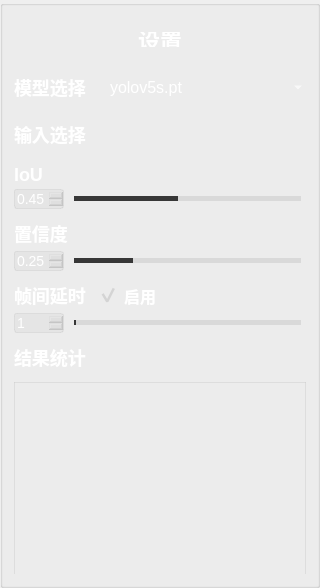
          <widget class="QGroupBox" name="groupBox_8">
           <property name="minimumSize">
            <size>
             <width>320</width>
             <height>0</height>
            </size>
           </property>
           <property name="maximumSize">
            <size>
             <width>320</width>
             <height>16777215</height>
            </size>
           </property>
           <property name="styleSheet">
            <string notr="true">#groupBox_8{
background-color: rgba(75, 75, 75, 200);
border: 0px solid #42adff;
border-radius:0px;}
</string>
           </property>
           <property name="title">
            <string/>
           </property>
           <layout class="QVBoxLayout" name="verticalLayout_8">
            <property name="spacing">
             <number>11</number>
            </property>
            <item>
             <widget class="QGroupBox" name="groupBox_2">
              <property name="minimumSize">
               <size>
                <width>0</width>
                <height>42</height>
               </size>
              </property>
              <property name="maximumSize">
               <size>
                <width>16777215</width>
                <height>42</height>
               </size>
              </property>
              <property name="styleSheet">
               <string notr="true">#groupBox_2{
border: 0px solid #42adff;
border-radius:0px;}</string>
              </property>
              <property name="title">
               <string/>
              </property>
              <layout class="QVBoxLayout" name="verticalLayout_9">
               <item>
                <layout class="QHBoxLayout" name="horizontalLayout">
                 <item>
                  <spacer name="horizontalSpacer_13">
                   <property name="orientation">
                    <enum>Qt::Horizontal</enum>
                   </property>
                   <property name="sizeHint" stdset="0">
                    <size>
                     <width>40</width>
                     <height>20</height>
                    </size>
                   </property>
                  </spacer>
                 </item>
                 <item>
                  <widget class="QLabel" name="label_5">
                   <property name="minimumSize">
                    <size>
                     <width>0</width>
                     <height>0</height>
                    </size>
                   </property>
                   <property name="maximumSize">
                    <size>
                     <width>16777215</width>
                     <height>40</height>
                    </size>
                   </property>
                   <property name="styleSheet">
                    <string notr="true">QLabel
{
	font-size: 22px;
	font-family: &quot;Microsoft YaHei&quot;;
	font-weight: bold;
 		border-radius:9px;
		background:rgba(66, 195, 255, 0);
	color: rgb(255, 255, 255);

}
</string>
                   </property>
                   <property name="text">
                    <string>设置</string>
                   </property>
                  </widget>
                 </item>
                 <item>
                  <spacer name="horizontalSpacer_15">
                   <property name="orientation">
                    <enum>Qt::Horizontal</enum>
                   </property>
                   <property name="sizeHint" stdset="0">
                    <size>
                     <width>40</width>
                     <height>20</height>
                    </size>
                   </property>
                  </spacer>
                 </item>
                </layout>
               </item>
              </layout>
             </widget>
            </item>
            <item>
             <layout class="QHBoxLayout" name="horizontalLayout_2">
              <item>
               <widget class="QLabel" name="label_3">
                <property name="minimumSize">
                 <size>
                  <width>0</width>
                  <height>35</height>
                 </size>
                </property>
                <property name="maximumSize">
                 <size>
                  <width>80</width>
                  <height>16777215</height>
                 </size>
                </property>
                <property name="styleSheet">
                 <string notr="true">QLabel
{
	font-size: 18px;
	font-family: &quot;Microsoft YaHei&quot;;
	font-weight: bold;
 		border-radius:9px;
		background:rgba(66, 195, 255, 0);
	color: rgb(255, 255, 255);
}
</string>
                </property>
                <property name="text">
                 <string>模型选择</string>
                </property>
               </widget>
              </item>
              <item>
               <widget class="QComboBox" name="comboBox">
                <property name="minimumSize">
                 <size>
                  <width>0</width>
                  <height>35</height>
                 </size>
                </property>
                <property name="styleSheet">
                 <string notr="true">QComboBox QAbstractItemView {
	color: rgb(255, 255, 255);
font-family: &quot;Microsoft YaHei&quot;;
font-size: 16px;
background:rgba(200, 200, 200,150);
selection-background-color: rgba(200, 200, 200,50);
color: rgb(255, 255, 255);
outline:none;
border:none;}
QComboBox{
font-family: &quot;Microsoft YaHei&quot;;
font-size: 16px;
	color: rgb(255, 255, 255);
border-width:0px;
border-color:white;
border-style:solid;
background-color: rgba(200, 200, 200,0);}

QComboBox::drop-down {
margin-top:8;
height:20;
background:rgba(255,255,255,0);
border-image: url(:/img/icon/下拉_白色.png);
}
</string>
                </property>
                <item>
                 <property name="text">
                  <string>yolov5s.pt</string>
                 </property>
                </item>
                <item>
                 <property name="text">
                  <string>yolov5m.pt</string>
                 </property>
                </item>
                <item>
                 <property name="text">
                  <string>yolov5l.pt</string>
                 </property>
                </item>
                <item>
                 <property name="text">
                  <string>yolov5x.pt</string>
                 </property>
                </item>
               </widget>
              </item>
             </layout>
            </item>
            <item>
             <layout class="QHBoxLayout" name="horizontalLayout_9">
              <item>
               <widget class="QLabel" name="label_10">
                <property name="maximumSize">
                 <size>
                  <width>80</width>
                  <height>16777215</height>
                 </size>
                </property>
                <property name="styleSheet">
                 <string notr="true">QLabel
{
	font-size: 18px;
	font-family: &quot;Microsoft YaHei&quot;;
	font-weight: bold;
 		border-radius:9px;
		background:rgba(66, 195, 255, 0);
	color: rgb(255, 255, 255);
}
</string>
                </property>
                <property name="text">
                 <string>输入选择</string>
                </property>
               </widget>
              </item>
              <item>
               <layout class="QHBoxLayout" name="horizontalLayout_11">
                <item>
                 <widget class="QGroupBox" name="groupBox_5">
                  <property name="styleSheet">
                   <string notr="true">#groupBox_5{
background-color: rgba(48,148,243,0);
border: 0px solid #42adff;
border-left: 0px solid #d9d9d9;
border-right: 0px solid rgba(29, 83, 185, 255);
border-radius:0px;}</string>
                  </property>
                  <property name="title">
                   <string/>
                  </property>
                  <layout class="QHBoxLayout" name="horizontalLayout_8">
                   <property name="leftMargin">
                    <number>0</number>
                   </property>
                   <property name="topMargin">
                    <number>0</number>
                   </property>
                   <property name="rightMargin">
                    <number>0</number>
                   </property>
                   <property name="bottomMargin">
                    <number>0</number>
                   </property>
                   <item>
                    <widget class="QPushButton" name="fileButton">
                     <property name="minimumSize">
                      <size>
                       <width>55</width>
                       <height>28</height>
                      </size>
                     </property>
                     <property name="maximumSize">
                      <size>
                       <width>16777215</width>
                       <height>28</height>
                      </size>
                     </property>
                     <property name="toolTip">
                      <string>文件</string>
                     </property>
                     <property name="styleSheet">
                      <string notr="true">QPushButton{font-family: &quot;Microsoft YaHei&quot;;
font-size: 14px;
font-weight: bold;
color:white;
text-align: center center;
padding-left: 5px;
padding-right: 5px;
padding-top: 4px;
padding-bottom: 4px;
border-style: solid;
border-width: 0px;
border-color: rgba(255, 255, 255, 255);
border-radius: 3px;
background-color: rgba(200, 200, 200,0);}

QPushButton:focus{outline: none;}

QPushButton::pressed{font-family: &quot;Microsoft YaHei&quot;;
                     font-size: 14px;
                     font-weight: bold;
                     color:rgb(200,200,200);
                     text-align: center center;
                     padding-left: 5px;
                     padding-right: 5px;
                     padding-top: 4px;
                     padding-bottom: 4px;
                     border-style: solid;
                     border-width: 0px;
                     border-color: rgba(255, 255, 255, 255);
                     border-radius: 3px;
                     background-color:  #bf513b;}

QPushButton::disabled{font-family: &quot;Microsoft YaHei&quot;;
                     font-size: 14px;
                     font-weight: bold;
                     color:rgb(200,200,200);
                     text-align: center center;
                     padding-left: 5px;
                     padding-right: 5px;
                     padding-top: 4px;
                     padding-bottom: 4px;
                     border-style: solid;
                     border-width: 0px;
                     border-color: rgba(255, 255, 255, 255);
                     border-radius: 3px;
                     background-color:  #bf513b;}
QPushButton::hover {
border-style: solid;
border-width: 0px;
border-radius: 0px;
background-color: rgba(48,148,243,80);}</string>
                     </property>
                     <property name="text">
                      <string/>
                     </property>
                     <property name="icon">
                      <iconset resource="../apprcc.qrc">
                       <normaloff>:/img/icon/打开.png</normaloff>:/img/icon/打开.png</iconset>
                     </property>
                    </widget>
                   </item>
                   <item>
                    <widget class="QPushButton" name="cameraButton">
                     <property name="minimumSize">
                      <size>
                       <width>55</width>
                       <height>28</height>
                      </size>
                     </property>
                     <property name="maximumSize">
                      <size>
                       <width>16777215</width>
                       <height>28</height>
                      </size>
                     </property>
                     <property name="toolTip">
                      <string>相机</string>
                     </property>
                     <property name="styleSheet">
                      <string notr="true">QPushButton{font-family: &quot;Microsoft YaHei&quot;;
font-size: 14px;
font-weight: bold;
color:white;
text-align: center center;
padding-left: 5px;
padding-right: 5px;
padding-top: 4px;
padding-bottom: 4px;
border-style: solid;
border-width: 0px;
border-color: rgba(255, 255, 255, 255);
border-radius: 3px;
background-color: rgba(48,148,243,0);}

QPushButton:focus{outline: none;}

QPushButton::pressed{font-family: &quot;Microsoft YaHei&quot;;
                     font-size: 14px;
                     font-weight: bold;
                     color:rgb(200,200,200);
                     text-align: center center;
                     padding-left: 5px;
                     padding-right: 5px;
                     padding-top: 4px;
                     padding-bottom: 4px;
                     border-style: solid;
                     border-width: 0px;
                     border-color: rgba(255, 255, 255, 255);
                     border-radius: 3px;
                     background-color:  #bf513b;}

QPushButton::disabled{font-family: &quot;Microsoft YaHei&quot;;
                     font-size: 14px;
                     font-weight: bold;
                     color:rgb(200,200,200);
                     text-align: center center;
                     padding-left: 5px;
                     padding-right: 5px;
                     padding-top: 4px;
                     padding-bottom: 4px;
                     border-style: solid;
                     border-width: 0px;
                     border-color: rgba(255, 255, 255, 255);
                     border-radius: 3px;
                     background-color:  #bf513b;}
QPushButton::hover {
border-style: solid;
border-width: 0px;
border-radius: 0px;
background-color: rgba(48,148,243,80);}</string>
                     </property>
                     <property name="text">
                      <string/>
                     </property>
                     <property name="icon">
                      <iconset resource="../apprcc.qrc">
                       <normaloff>:/img/icon/摄像头开.png</normaloff>:/img/icon/摄像头开.png</iconset>
                     </property>
                    </widget>
                   </item>
                   <item>
                    <widget class="QPushButton" name="rtspButton">
                     <property name="minimumSize">
                      <size>
                       <width>55</width>
                       <height>28</height>
                      </size>
                     </property>
                     <property name="maximumSize">
                      <size>
                       <width>16777215</width>
                       <height>28</height>
                      </size>
                     </property>
                     <property name="toolTip">
                      <string>rtsp</string>
                     </property>
                     <property name="styleSheet">
                      <string notr="true">QPushButton{font-family: &quot;Microsoft YaHei&quot;;
font-size: 14px;
font-weight: bold;
color:white;
text-align: center center;
padding-left: 5px;
padding-right: 5px;
padding-top: 4px;
padding-bottom: 4px;
border-style: solid;
border-width: 0px;
border-color: rgba(255, 255, 255, 255);
border-radius: 3px;
background-color: rgba(48,148,243,0);}

QPushButton:focus{outline: none;}

QPushButton::pressed{font-family: &quot;Microsoft YaHei&quot;;
                     font-size: 14px;
                     font-weight: bold;
                     color:rgb(200,200,200);
                     text-align: center center;
                     padding-left: 5px;
                     padding-right: 5px;
                     padding-top: 4px;
                     padding-bottom: 4px;
                     border-style: solid;
                     border-width: 0px;
                     border-color: rgba(255, 255, 255, 255);
                     border-radius: 3px;
                     background-color:  #bf513b;}

QPushButton::disabled{font-family: &quot;Microsoft YaHei&quot;;
                     font-size: 14px;
                     font-weight: bold;
                     color:rgb(200,200,200);
                     text-align: center center;
                     padding-left: 5px;
                     padding-right: 5px;
                     padding-top: 4px;
                     padding-bottom: 4px;
                     border-style: solid;
                     border-width: 0px;
                     border-color: rgba(255, 255, 255, 255);
                     border-radius: 3px;
                     background-color:  #bf513b;}
QPushButton::hover {
border-style: solid;
border-width: 0px;
border-radius: 0px;
background-color: rgba(48,148,243,80);}</string>
                     </property>
                     <property name="text">
                      <string/>
                     </property>
                     <property name="icon">
                      <iconset resource="../apprcc.qrc">
                       <normaloff>:/img/icon/实时视频流解析.png</normaloff>:/img/icon/实时视频流解析.png</iconset>
                     </property>
                    </widget>
                   </item>
                  </layout>
                 </widget>
                </item>
               </layout>
              </item>
             </layout>
            </item>
            <item>
             <layout class="QVBoxLayout" name="verticalLayout_3">
              <property name="spacing">
               <number>4</number>
              </property>
              <item>
               <widget class="QLabel" name="label_2">
                <property name="styleSheet">
                 <string notr="true">QLabel
{
	font-size: 18px;
	font-family: &quot;Microsoft YaHei&quot;;
	font-weight: bold;
 		border-radius:9px;
		background:rgba(66, 195, 255, 0);
	color: rgb(255, 255, 255);
}
</string>
                </property>
                <property name="text">
                 <string>IoU</string>
                </property>
               </widget>
              </item>
              <item>
               <layout class="QHBoxLayout" name="horizontalLayout_4">
                <property name="spacing">
                 <number>5</number>
                </property>
                <item>
                 <widget class="QDoubleSpinBox" name="iouSpinBox">
                  <property name="minimumSize">
                   <size>
                    <width>50</width>
                    <height>0</height>
                   </size>
                  </property>
                  <property name="maximumSize">
                   <size>
                    <width>50</width>
                    <height>16777215</height>
                   </size>
                  </property>
                  <property name="styleSheet">
                   <string notr="true">QDoubleSpinBox{
background:rgba(200, 200, 200,50);
color:white;
font-size: 14px;
font-family: &quot;Microsoft YaHei UI&quot;;
border-style: solid;
border-width: 1px;
border-color: rgba(200, 200, 200,100);
border-radius: 3px;}

QDoubleSpinBox::down-button{
background:rgba(200, 200, 200,0);
border-image: url(:/img/icon/箭头_列表展开.png);}
QDoubleSpinBox::down-button::hover{
background:rgba(200, 200, 200,100);
border-image: url(:/img/icon/箭头_列表展开.png);}

QDoubleSpinBox::up-button{
background:rgba(200, 200, 200,0);
border-image: url(:/img/icon/箭头_列表收起.png);}
QDoubleSpinBox::up-button::hover{
background:rgba(200, 200, 200,100);
border-image: url(:/img/icon/箭头_列表收起.png);}
</string>
                  </property>
                  <property name="maximum">
                   <double>1.000000000000000</double>
                  </property>
                  <property name="singleStep">
                   <double>0.010000000000000</double>
                  </property>
                  <property name="value">
                   <double>0.450000000000000</double>
                  </property>
                 </widget>
                </item>
                <item>
                 <widget class="QSlider" name="iouSlider">
                  <property name="styleSheet">
                   <string notr="true">QSlider{
border-color: #bcbcbc;
color:#d9d9d9;
}
QSlider::groove:horizontal {                                
     border: 1px solid #999999;                             
     height: 3px;                                           
    margin: 0px 0;                                         
     left: 5px; right: 5px; 
 }
QSlider::handle:horizontal {                               
     border: 0px ; 
     border-image: url(:/img/icon/圆.png);
	 width:15px;
     margin: -7px -7px -7px -7px;                  
} 
QSlider::add-page:horizontal{
background: qlineargradient(spread:pad, x1:0, y1:1, x2:0, y2:0, stop:0 #d9d9d9, stop:0.25 #d9d9d9, stop:0.5 #d9d9d9, stop:1 #d9d9d9); 

}
QSlider::sub-page:horizontal{                               
 background: qlineargradient(spread:pad, x1:0, y1:1, x2:0, y2:0, stop:0 #373737, stop:0.25 #373737, stop:0.5 #373737, stop:1 #373737);                     
}</string>
                  </property>
                  <property name="maximum">
                   <number>100</number>
                  </property>
                  <property name="value">
                   <number>45</number>
                  </property>
                  <property name="orientation">
                   <enum>Qt::Horizontal</enum>
                  </property>
                 </widget>
                </item>
               </layout>
              </item>
             </layout>
            </item>
            <item>
             <layout class="QVBoxLayout" name="verticalLayout">
              <property name="spacing">
               <number>4</number>
              </property>
              <item>
               <widget class="QLabel" name="label">
                <property name="styleSheet">
                 <string notr="true">QLabel
{
	font-size: 18px;
	font-family: &quot;Microsoft YaHei&quot;;
	font-weight: bold;
 		border-radius:9px;
		background:rgba(66, 195, 255, 0);
	color: rgb(255, 255, 255);
}
</string>
                </property>
                <property name="text">
                 <string>置信度</string>
                </property>
               </widget>
              </item>
              <item>
               <layout class="QHBoxLayout" name="horizontalLayout_3">
                <property name="spacing">
                 <number>5</number>
                </property>
                <item>
                 <widget class="QDoubleSpinBox" name="confSpinBox">
                  <property name="minimumSize">
                   <size>
                    <width>50</width>
                    <height>0</height>
                   </size>
                  </property>
                  <property name="maximumSize">
                   <size>
                    <width>50</width>
                    <height>16777215</height>
                   </size>
                  </property>
                  <property name="focusPolicy">
                   <enum>Qt::ClickFocus</enum>
                  </property>
                  <property name="styleSheet">
                   <string notr="true">QDoubleSpinBox{
background:rgba(200, 200, 200,50);
color:white;
font-size: 14px;
font-family: &quot;Microsoft YaHei UI&quot;;
border-style: solid;
border-width: 1px;
border-color: rgba(200, 200, 200,100);
border-radius: 3px;}

QDoubleSpinBox::down-button{
background:rgba(200, 200, 200,0);
border-image: url(:/img/icon/箭头_列表展开.png);}
QDoubleSpinBox::down-button::hover{
background:rgba(200, 200, 200,100);
border-image: url(:/img/icon/箭头_列表展开.png);}

QDoubleSpinBox::up-button{
background:rgba(200, 200, 200,0);
border-image: url(:/img/icon/箭头_列表收起.png);}
QDoubleSpinBox::up-button::hover{
background:rgba(200, 200, 200,100);
border-image: url(:/img/icon/箭头_列表收起.png);}
</string>
                  </property>
                  <property name="maximum">
                   <double>1.000000000000000</double>
                  </property>
                  <property name="singleStep">
                   <double>0.010000000000000</double>
                  </property>
                  <property name="value">
                   <double>0.250000000000000</double>
                  </property>
                 </widget>
                </item>
                <item>
                 <widget class="QSlider" name="confSlider">
                  <property name="styleSheet">
                   <string notr="true">QSlider{
border-color: #bcbcbc;
color:#d9d9d9;
}
QSlider::groove:horizontal {                                
     border: 1px solid #999999;                             
     height: 3px;                                           
    margin: 0px 0;                                         
     left: 5px; right: 5px; 
 }
QSlider::handle:horizontal {                               
     border: 0px ; 
     border-image: url(:/img/icon/圆.png);
	 width:15px;
     margin: -7px -7px -7px -7px;                  
} 
QSlider::add-page:horizontal{
background: qlineargradient(spread:pad, x1:0, y1:1, x2:0, y2:0, stop:0 #d9d9d9, stop:0.25 #d9d9d9, stop:0.5 #d9d9d9, stop:1 #d9d9d9); 

}
QSlider::sub-page:horizontal{                               
 background: qlineargradient(spread:pad, x1:0, y1:1, x2:0, y2:0, stop:0 #373737, stop:0.25 #373737, stop:0.5 #373737, stop:1 #373737);                     
}</string>
                  </property>
                  <property name="maximum">
                   <number>100</number>
                  </property>
                  <property name="value">
                   <number>25</number>
                  </property>
                  <property name="orientation">
                   <enum>Qt::Horizontal</enum>
                  </property>
                  <property name="tickPosition">
                   <enum>QSlider::NoTicks</enum>
                  </property>
                 </widget>
                </item>
               </layout>
              </item>
             </layout>
            </item>
            <item>
             <layout class="QVBoxLayout" name="verticalLayout_5">
              <property name="spacing">
               <number>4</number>
              </property>
              <item>
               <layout class="QHBoxLayout" name="horizontalLayout_14">
                <item>
                 <widget class="QLabel" name="label_8">
                  <property name="maximumSize">
                   <size>
                    <width>80</width>
                    <height>16777215</height>
                   </size>
                  </property>
                  <property name="styleSheet">
                   <string notr="true">QLabel
{
	font-size: 18px;
	font-family: &quot;Microsoft YaHei&quot;;
	font-weight: bold;
 		border-radius:9px;
		background:rgba(66, 195, 255, 0);
	color: rgb(255, 255, 255);
}
</string>
                  </property>
                  <property name="text">
                   <string>帧间延时</string>
                  </property>
                 </widget>
                </item>
                <item>
                 <widget class="QCheckBox" name="checkBox">
                  <property name="styleSheet">
                   <string notr="true">
QCheckBox
{font-size: 16px;
	font-family: &quot;Microsoft YaHei&quot;;
	font-weight: bold;
 		border-radius:9px;
		background:rgba(66, 195, 255, 0);
	color: rgb(255, 255, 255);;}

QCheckBox::indicator {
	width: 20px;
	height: 20px;
}
QCheckBox::indicator:unchecked {
    image: url(:/img/icon/button-off.png);
}

QCheckBox::indicator:checked {
    
    image: url(:/img/icon/button-on.png);
}
</string>
                  </property>
                  <property name="text">
                   <string>启用</string>
                  </property>
                  <property name="checked">
                   <bool>true</bool>
                  </property>
                 </widget>
                </item>
               </layout>
              </item>
              <item>
               <layout class="QHBoxLayout" name="horizontalLayout_13">
                <property name="spacing">
                 <number>5</number>
                </property>
                <item>
                 <widget class="QSpinBox" name="rateSpinBox">
                  <property name="minimumSize">
                   <size>
                    <width>50</width>
                    <height>0</height>
                   </size>
                  </property>
                  <property name="maximumSize">
                   <size>
                    <width>50</width>
                    <height>16777215</height>
                   </size>
                  </property>
                  <property name="focusPolicy">
                   <enum>Qt::ClickFocus</enum>
                  </property>
                  <property name="styleSheet">
                   <string notr="true">QSpinBox{
background:rgba(200, 200, 200,50);
color:white;
font-size: 14px;
font-family: &quot;Microsoft YaHei UI&quot;;
border-style: solid;
border-width: 1px;
border-color: rgba(200, 200, 200,100);
border-radius: 3px;}

QSpinBox::down-button{
background:rgba(200, 200, 200,0);
border-image: url(:/img/icon/箭头_列表展开.png);}
QDoubleSpinBox::down-button::hover{
background:rgba(200, 200, 200,100);
border-image: url(:/img/icon/箭头_列表展开.png);}

QSpinBox::up-button{
background:rgba(200, 200, 200,0);
border-image: url(:/img/icon/箭头_列表收起.png);}
QSpinBox::up-button::hover{
background:rgba(200, 200, 200,100);
border-image: url(:/img/icon/箭头_列表收起.png);}
</string>
                  </property>
                  <property name="minimum">
                   <number>1</number>
                  </property>
                  <property name="maximum">
                   <number>20</number>
                  </property>
                  <property name="singleStep">
                   <number>1</number>
                  </property>
                  <property name="value">
                   <number>1</number>
                  </property>
                 </widget>
                </item>
                <item>
                 <widget class="QSlider" name="rateSlider">
                  <property name="styleSheet">
                   <string notr="true">QSlider{
border-color: #bcbcbc;
color:#d9d9d9;
}
QSlider::groove:horizontal {                                
     border: 1px solid #999999;                             
     height: 3px;                                           
    margin: 0px 0;                                         
     left: 5px; right: 5px; 
 }
QSlider::handle:horizontal {                               
     border: 0px ; 
     border-image: url(:/img/icon/圆.png);
	 width:15px;
     margin: -7px -7px -7px -7px;                  
} 
QSlider::add-page:horizontal{
background: qlineargradient(spread:pad, x1:0, y1:1, x2:0, y2:0, stop:0 #d9d9d9, stop:0.25 #d9d9d9, stop:0.5 #d9d9d9, stop:1 #d9d9d9); 

}
QSlider::sub-page:horizontal{                               
 background: qlineargradient(spread:pad, x1:0, y1:1, x2:0, y2:0, stop:0 #373737, stop:0.25 #373737, stop:0.5 #373737, stop:1 #373737);                     
}</string>
                  </property>
                  <property name="minimum">
                   <number>1</number>
                  </property>
                  <property name="maximum">
                   <number>20</number>
                  </property>
                  <property name="singleStep">
                   <number>1</number>
                  </property>
                  <property name="pageStep">
                   <number>1</number>
                  </property>
                  <property name="value">
                   <number>1</number>
                  </property>
                  <property name="orientation">
                   <enum>Qt::Horizontal</enum>
                  </property>
                  <property name="tickPosition">
                   <enum>QSlider::NoTicks</enum>
                  </property>
                 </widget>
                </item>
               </layout>
              </item>
             </layout>
            </item>
            <item>
             <layout class="QVBoxLayout" name="verticalLayout_7">
              <item>
               <widget class="QLabel" name="label_11">
                <property name="styleSheet">
                 <string notr="true">QLabel
{
	font-size: 18px;
	font-family: &quot;Microsoft YaHei&quot;;
	font-weight: bold;
 		border-radius:9px;
		background:rgba(66, 195, 255, 0);
	color: rgb(255, 255, 255);
}
</string>
                </property>
                <property name="text">
                 <string>结果统计</string>
                </property>
               </widget>
              </item>
              <item>
               <widget class="QListWidget" name="resultWidget">
                <property name="styleSheet">
                 <string notr="true">QListWidget{
background-color: rgba(12, 28, 77, 0);
border: 1px solid rgba(200, 200, 200,100);
border-bottom: 0px solid rgba(200, 200, 200,100);
border-radius:0px;
font-family: &quot;Microsoft YaHei&quot;;
font-size: 16px;
color: rgb(218, 218, 218);
}
</string>
                </property>
               </widget>
              </item>
             </layout>
            </item>
           </layout>
          </widget>
